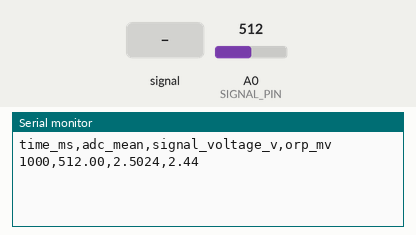
Recording of a sketch running on a simulated Arduino Uno, built with avr-gcc and run on an emulated ATmega328P. Shown: the last lines printed to the serial monitor. The test bench sets the inputs (shaded band); at power-on: A0 (SIGNAL_PIN) = 512.

Above: at 1.8 s.
1.9 s: A0 (SIGNAL_PIN) fed a 200 Hz sine of ±81 counts around its level
At 2.9 s:
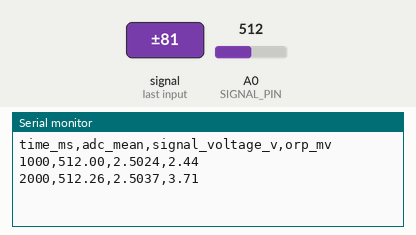
3.4 s: A0 (SIGNAL_PIN) set to 716
At 4.7 s:
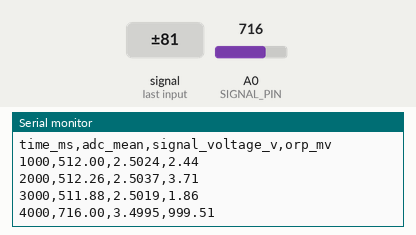
4.9 s: A0 (SIGNAL_PIN) fed a 1000 Hz sine of ±255 counts around its level
At 5.9 s:
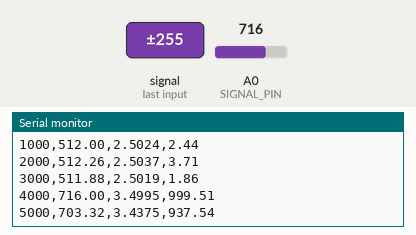
6.4 s: A0 (SIGNAL_PIN) set to 900
At 7.4 s:
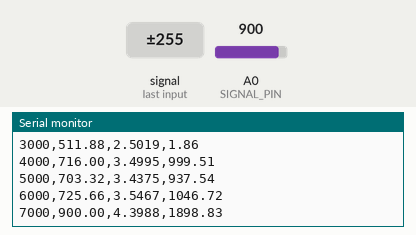
Timing chart, 0 to 8.9 s (numbered marks = the images above; inputs shaded):
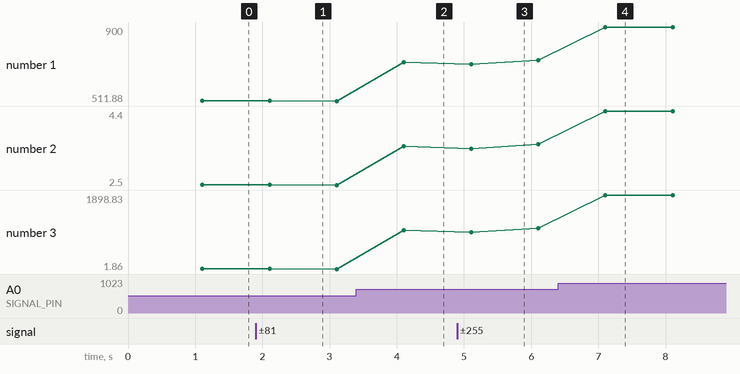

Measured:
- after the input at 1.9 s, the serial monitor: prints a new line after 0.21 s (image 1)
- after the input at 3.4 s, the serial monitor: prints a new line after 0.71 s (image 2)
- after the input at 4.9 s, the serial monitor: prints a new line after 0.21 s (image 3)
- after the input at 6.4 s, the serial monitor: prints a new line after 0.71 s (image 4)
- plotted number 1: 512 → 511.88 after the input at 1.9 s, 511.88 → 716 after the input at 3.4 s, 716 → 725.66 after the input at 4.9 s, 725.66 → 900 after the input at 6.4 s
- plotted number 2: 2.5 → 2.5 after the input at 1.9 s, 2.5 → 3.5 after the input at 3.4 s, 3.5 → 3.55 after the input at 4.9 s, 3.55 → 4.4 after the input at 6.4 s
- plotted number 3: 2.44 → 1.86 after the input at 1.9 s, 1.86 → 999.51 after the input at 3.4 s, 999.51 → 1046.72 after the input at 4.9 s, 1046.72 → 1898.83 after the input at 6.4 s

The sketch:

redox_potential_meter.ino
```cpp
/*
  Redox Potential Meter — portfolio implementation
  Author: Shoaib Akhtar

  IMPORTANT:
  The electrode pair must connect through a suitable high-input-impedance,
  isolated signal-conditioning front end. Do not connect electrochemical
  electrodes directly to an Arduino analogue input.
*/

const uint8_t SIGNAL_PIN = A0;
const unsigned long REPORT_INTERVAL_MS = 1000;
const uint16_t SAMPLES_PER_READING = 50;

// Adjust these values for the selected board and measured reference voltage.
const float ADC_REFERENCE_V = 5.000;
const float ADC_MAX_COUNT = 1023.0;

// Replace these placeholder values with results from the calibration procedure.
const float ZERO_ORP_OUTPUT_V = 2.500;
const float ORP_MV_PER_OUTPUT_V = 1000.0;
const float CALIBRATION_OFFSET_MV = 0.0;

unsigned long previousReportMs = 0;

float readMeanAdc() {
  unsigned long total = 0;

  for (uint16_t sample = 0; sample < SAMPLES_PER_READING; sample++) {
    total += analogRead(SIGNAL_PIN);
    delay(2);
  }

  return static_cast<float>(total) / SAMPLES_PER_READING;
}

float adcToVoltage(float adcMean) {
  return adcMean * ADC_REFERENCE_V / ADC_MAX_COUNT;
}

float voltageToOrpMv(float signalVoltage) {
  return ((signalVoltage - ZERO_ORP_OUTPUT_V) * ORP_MV_PER_OUTPUT_V)
         + CALIBRATION_OFFSET_MV;
}

void setup() {
  Serial.begin(115200);
  pinMode(SIGNAL_PIN, INPUT);
  Serial.println("time_ms,adc_mean,signal_voltage_v,orp_mv");
}

void loop() {
  const unsigned long now = millis();

  if (now - previousReportMs >= REPORT_INTERVAL_MS) {
    previousReportMs = now;

    const float adcMean = readMeanAdc();
    const float signalVoltage = adcToVoltage(adcMean);
    const float orpMv = voltageToOrpMv(signalVoltage);

    Serial.print(now);
    Serial.print(',');
    Serial.print(adcMean, 2);
    Serial.print(',');
    Serial.print(signalVoltage, 4);
    Serial.print(',');
    Serial.println(orpMv, 2);
  }
}
```
